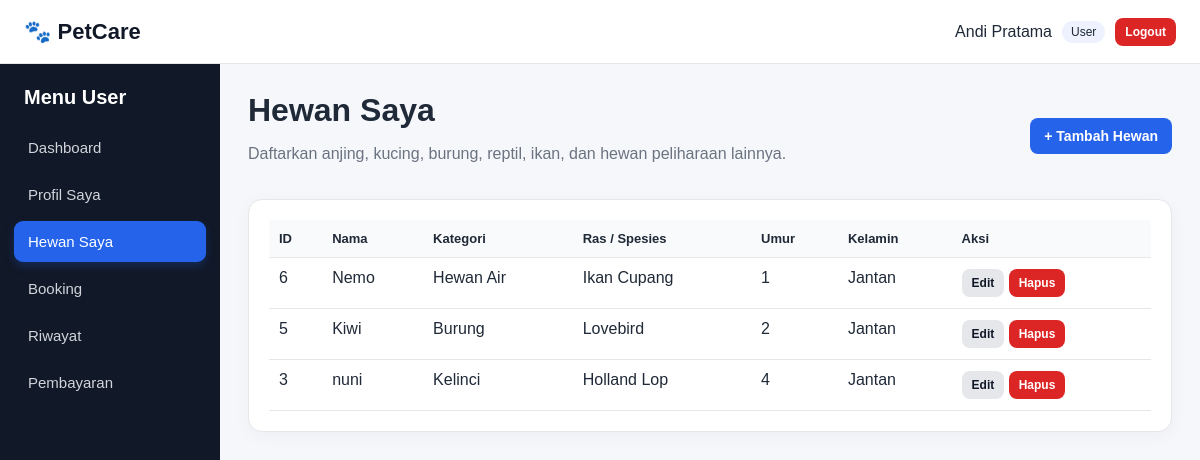
Page /user/hewan/index.php (signed in) on the committed database.
### tables this page shows
CREATE TABLE `hewan` (
  `id_hewan` int(11) NOT NULL,
  `id_user` int(11) NOT NULL,
  `nama_hewan` varchar(100) NOT NULL,
  `jenis` varchar(50) NOT NULL,
  `ras` varchar(50) DEFAULT NULL,
  `umur` int(11) DEFAULT NULL,
  `jenis_kelamin` enum('Jantan','Betina') DEFAULT NULL,
  `keterangan` text DEFAULT NULL
);

### includes/auth.php (called while the page is built, shortened)
<?php
function e(?string $value): string
{
    return htmlspecialchars($value ?? '', ENT_QUOTES, 'UTF-8');
}

### user/hewan/index.php (the view, shortened to what this page needs)
<?php
require_once '../../config/koneksi.php';
require_once '../../includes/auth.php';
$id_user = (int)$_SESSION['user']['id_user'];
$stmt = $pdo->prepare("SELECT * FROM hewan WHERE id_user=? ORDER BY id_hewan DESC");
$stmt->execute([$id_user]);
$data = $stmt->fetchAll();
include '../../includes/header.php';
?>
<div class="page-head"><div><h1>Hewan Saya</h1><p class="muted">Daftarkan anjing, kucing, burung, reptil, ikan, dan hewan peliharaan lainnya.</p></div><a class="btn btn-primary" href="tambah.php">+ Tambah Hewan</a></div>
<div class="card table-wrap">
<table><thead><tr><th>ID</th><th>Nama</th><th>Kategori</th><th>Ras / Spesies</th><th>Umur</th><th>Kelamin</th><th>Aksi</th></tr></thead><tbody>
<?php if (!$data): ?>
<tr><td colspan="7" class="empty-state">Kamu belum punya hewan. Klik Tambah Hewan untuk mendaftarkan hewan peliharaan.</td></tr>
<?php else: foreach ($data as $row): ?>
<tr>
<td><?= (int)$row['id_hewan'] ?></td><td><?= e($row['nama_hewan']) ?></td><td><?= e($row['jenis']) ?></td><td><?= e($row['ras']) ?></td><td><?= e((string)$row['umur']) ?></td><td><?= e($row['jenis_kelamin']) ?></td>
<td class="actions"><a class="btn btn-sm btn-secondary" href="edit.php?id=<?= (int)$row['id_hewan'] ?>">Edit</a>
<form action="hapus.php" method="post" class="inline-form" onsubmit="return confirm('Hapus hewan ini?');"><input type="hidden" name="id" value="<?= (int)$row['id_hewan'] ?>"><button class="btn btn-sm btn-danger" type="submit">Hapus</button></form></td>
</tr>
<?php endforeach; endif; ?>
</tbody></table></div>
<?php include '../../includes/footer.php'; ?>

### assets/css/style.css (style rules this page uses)
* { box-sizing: border-box; }
body { margin: 0; font-family: Arial, Helvetica, sans-serif; background: #f5f7fb; color: #1f2937; }
.page-head { display: flex; justify-content: space-between; align-items: center; gap: 16px; margin-bottom: 20px; }
.page-head h1 { margin: 0 0 5px; }
.muted { color: #6b7280; }
.card { background: #fff; border: 1px solid #e5e7eb; border-radius: 14px; padding: 20px; box-shadow: 0 4px 18px rgba(15, 23, 42, 0.04); margin-bottom: 20px; }
.table-wrap { overflow: auto; }
table { width: 100%; border-collapse: collapse; min-width: 760px; }
th, td { padding: 11px 10px; border-bottom: 1px solid #e5e7eb; text-align: left; vertical-align: top; }
th { font-size: 13px; background: #f9fafb; }
.actions { white-space: nowrap; }
.inline-form { display: inline; }
.btn { display: inline-block; border: 0; border-radius: 8px; padding: 10px 14px; text-decoration: none; cursor: pointer; font-weight: 600; font-size: 14px; }
.btn-sm { padding: 7px 10px; font-size: 12px; }
.btn-primary { background: #2563eb; color: #fff; }
.btn-secondary { background: #e5e7eb; color: #111827; }
.btn-danger { background: #dc2626; color: #fff; }

### rows in the picture
hewan: id_hewan "6", nama_hewan "Nemo", jenis "Hewan Air", ras "Ikan Cupang", umur "1", jenis_kelamin "Jantan"
hewan: id_hewan "5", nama_hewan "Kiwi", jenis "Burung", ras "Lovebird", umur "2", jenis_kelamin "Jantan"
hewan: id_hewan "3", nama_hewan "nuni", jenis "Kelinci", ras "Holland Lop", umur "4", jenis_kelamin "Jantan"

### other values in the picture
$_SESSION['user']['nama'] "Andi Pratama"
$_SESSION['user']['role'] "User"
